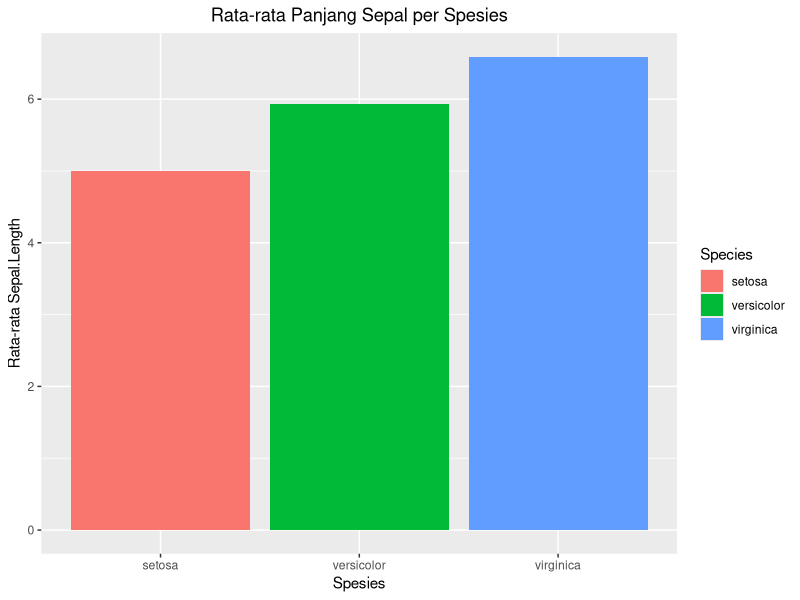

Recreate this plot in R.
# 1.Nilai rata-rata Sepal.Length masing-masing spesies
library(dplyr)
library(ggplot2)

iris_summary <- iris %>%
  group_by(Species) %>%
  summarise(mean_sepal = mean(Sepal.Length))
iris_summary

#2. Spesies yang memiliki rata-rata Sepal.Length paling panjang
spesies_terpanjang <- iris_summary %>%
  arrange(desc(mean_sepal)) %>%
  slice(1)
spesies_terpanjang

ggplot(iris_summary,
       aes(x = Species, y = mean_sepal, fill = Species)) +
  geom_bar(stat = "identity") +
  labs(
    title = "Rata-rata Panjang Sepal per Spesies",
    x = "Spesies",
    y = "Rata-rata Sepal.Length"
  ) +
  theme(plot.title = element_text(hjust = 0.5))

#3. Fungsi stat="identity" pada geom_bar()
#Parameter stat="identity" digunakan supaya tinggi batang pada grafik mengikuti nilai numerik yang sudah kita siapkan (misalnya nilai rata-rata). Jika tidak ditambahkan, geom_bar() secara bawaan akan menghitung jumlah data pada tiap kategori, bukan memakai nilai yang kita masukkan.

#4 
#Kode tersebut berfungsi untuk mengelompokkan data iris berdasarkan Species, lalu menghitung rata-rata Sepal.Length pada setiap spesies. Hasil perhitungan tersebut kemudian disimpan ke dalam variabel iris_summary dengan nama kolom baru mean_sepal.
